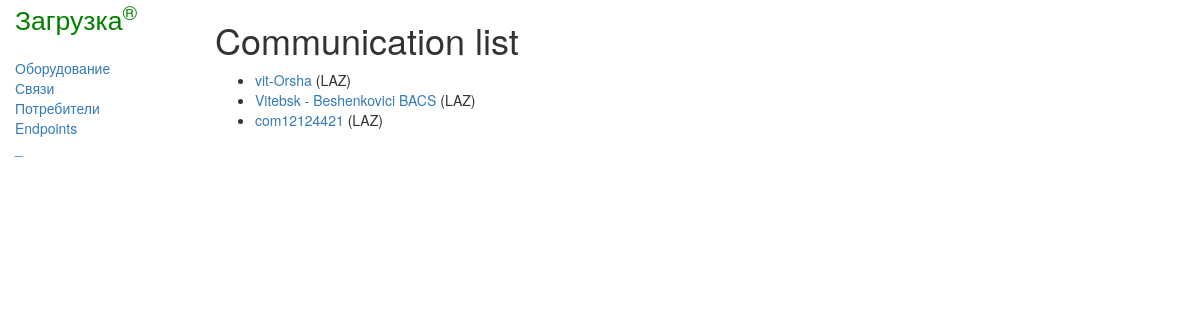
Page /register/communications/ on the earlier database version.
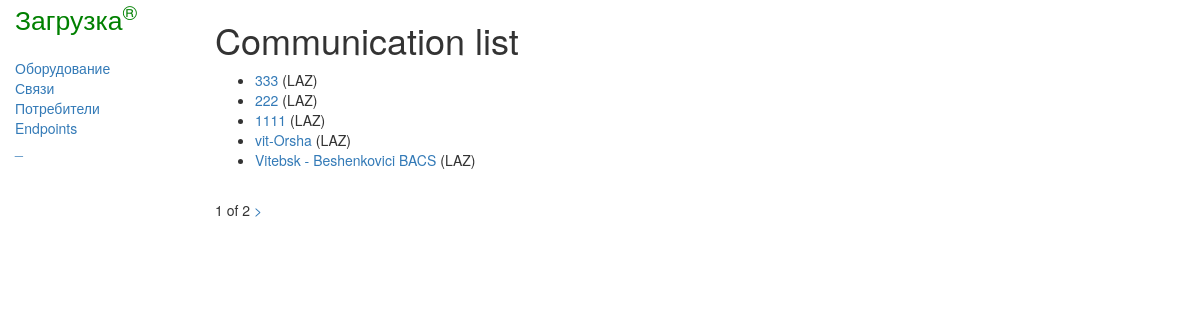
Same page on the later database version.
### register/models.py (models this page shows, shortened)
class Communication(models.Model):
    service_status_choices = [
        ('E', 'enabled'),
        ('D', 'disabled')
    ]
    name = models.CharField(max_length=150)
    direction_from = models.ForeignKey(EndPoint, on_delete=models.RESTRICT, related_name='direction_from')
    direction_to = models.ForeignKey(EndPoint, on_delete=models.RESTRICT, related_name='direction_to')
    consumer = models.ForeignKey(Consumer, on_delete=models.RESTRICT, related_name='communications')
    service_status = models.CharField(max_length=1, choices=service_status_choices, default='E')
    create_date = models.DateTimeField(auto_now_add=True)
    note = models.TextField(null=True, blank=True)
    class Meta:
        unique_together = ('name', 'direction_from', 'direction_to', 'consumer')
    def get_absolute_url(self):
        return reverse('communication_detail', args=[str(self.id)])

class Consumer(models.Model):
    name = models.CharField(max_length=100)
    telephone = models.TextField(max_length=1000, null=True, blank=True)
    note = models.TextField(null=True, blank=True)

### register/views.py (the view)
# urls.py: path('communications/', views.CommunicationsListView.as_view(), name='communications'),
class CommunicationsListView(generic.ListView):
    model = Communication
    paginate_by = 5
    ordering = ['-create_date']

### register/templates/register/communication_list.html
{% extends "base_generic.html" %}
{% block content %}
 <h1>Communication list</h1>
    {% if communication_list %}
    <ul>
      {% for communication in communication_list %}
      <li>
        <a href="{{ communication.get_absolute_url }}">{{ communication.name }}</a> ({{ communication.consumer.name }})
      </li>
      {% endfor %}
    </ul>
    {% else %}
      <p>There are no communications.</p>
    {% endif %}
{% endblock %}

Differences in the rows shown:
no longer on this page (row unchanged): Communication: name "com12124421", consumer.name "LAZ"
added Communication: name "333", consumer.name "LAZ"
added Communication: name "222", consumer.name "LAZ"
added Communication: name "1111", consumer.name "LAZ"
Other differences:
{{ page_obj.number }}: (not shown) → "1"
{{ page_obj.paginator.num_pages }}: (not shown) → "2"
text now shown: "of >"
